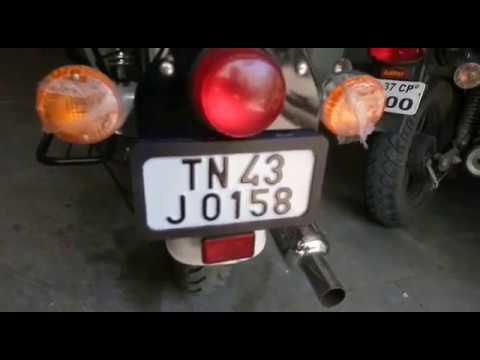
#> input picture saferide_backend/media/074d85b8-42ec-4d17-9b8e-9e51ae060243___hqdefault.jpg.jpeg, 480 x 360 px
$ python -i red_light_detection.py   (imports and definitions only)
#> lines starting #> are read from the running program, lines starting #| are printed output that depends on the picture; after the words box and inside, x2 and y2 are one past the last pixel; in counts of white or black regions, pixels touching at a corner belong together
#> further down, picture is the input picture: shape (360, 480, 3); mean B, G, R 49.1, 52.2, 62.6
# Red Light Detection Module
import numpy as np
import cv2
import pytesseract
import re
from collections import deque
from PIL import Image
import os
from django.conf import settings
import logging

logger = logging.getLogger(__name__)

pytesseract.pytesseract.tesseract_cmd = r"C:\Program Files\Tesseract-OCR\tesseract.exe"

# Load cascade classifier for license plate detection
# Try multiple paths to find the cascade file
# [5 lines that did not run here, left out]

license_plate_cascade = None
# [10 lines not run here, left out]


class RedLightDetector:
    def __init__(self):
        self.y_start_queue = deque(maxlen=10)
        self.y_end_queue = deque(maxlen=10)
        self.detected_plates = set()
        self.signal_state = "green"
        self.frame_count = 0
        self.red_signal_start = None

    # [13 lines left out: function update_signal_state, not called in this run]

    def detect_white_line(self, frame, slope1=-0.2, intercept1=920, slope2=-0.2, intercept2=770, slope3=-0.8, intercept3=2420):
        """
        Detect the stop line in the frame
        Returns: (processed_frame, mask_line, y_capture)
        """
#> called with slope1 = -0.2, intercept1 = 920, slope2 = -0.2, intercept2 = 770, slope3 = -0.8, intercept3 = 2420
        frame_org = frame.copy()

        def line1(x):
            return slope1 * x + intercept1

        def line2(x):
            return slope2 * x + intercept2

        def line3(y):
            return slope3 * y + intercept3

        height, width = frame.shape[:2]
#> height = 360; width = 480

        # Build masks for Hough line detection
        mask1 = frame.copy()
        for x in range(width):
            y_line = line1(x)
            mask1[int(max(0, min(height - 1, y_line))):, x] = 0

        mask2 = mask1.copy()
        for x in range(width):
            y_line = line2(x)
            mask2[:int(max(0, min(height - 1, y_line))), x] = 0
#> mask2: shape (360, 480, 3); every value is 0

        mask3 = mask2.copy()
        for y in range(height):
            x_line = line3(y)
            mask3[y, :int(max(0, min(width - 1, x_line)))] = 0

        gray = cv2.cvtColor(mask3, cv2.COLOR_BGR2GRAY)
#> gray: shape (360, 480); every value is 0
        blurred_gray = cv2.GaussianBlur(gray, (7, 7), 0)
        clahe = cv2.createCLAHE(clipLimit=2.0, tileGridSize=(8, 8))
        gray_clahe = clahe.apply(blurred_gray)
#> gray_clahe: shape (360, 480); every value is 3

        edges = cv2.Canny(gray_clahe, 30, 100)
        dilated_edges = cv2.dilate(edges, None, iterations=1)
        edges = cv2.erode(dilated_edges, None, iterations=1)

        lines = cv2.HoughLinesP(edges, 1, np.pi / 180, 100, minLineLength=160, maxLineGap=5)
#> lines = None

        x_start = 0
        x_end = width - 1
#> x_end = 479

        if lines is not None:
            for line in lines:
                x1, y1, x2, y2 = line[0]
                slope = (y2 - y1) / (x2 - x1 + np.finfo(float).eps)
                intercept = y1 - slope * x1
                y_start = int(slope * x_start + intercept)
                y_end = int(slope * x_end + intercept)
                self.y_start_queue.append(y_start)
                self.y_end_queue.append(y_end)

        avg_y_start = int(sum(self.y_start_queue) / len(self.y_start_queue)) if self.y_start_queue else height // 2
#> avg_y_start = 180
        avg_y_end = int(sum(self.y_end_queue) / len(self.y_end_queue)) if self.y_end_queue else height // 2
#> avg_y_end = 180

        # Create detection mask
        mask = np.zeros_like(frame)
        line_start_ratio = 0.32
        x_start_adj = x_start + int(line_start_ratio * (x_end - x_start))
#> x_start_adj = 153
        avg_y_start_adj = avg_y_start + int(line_start_ratio * (avg_y_end - avg_y_start))
#> avg_y_start_adj = 180
        cv2.line(mask, (x_start_adj, avg_y_start_adj), (x_end, avg_y_end), (255, 255, 255), 4)
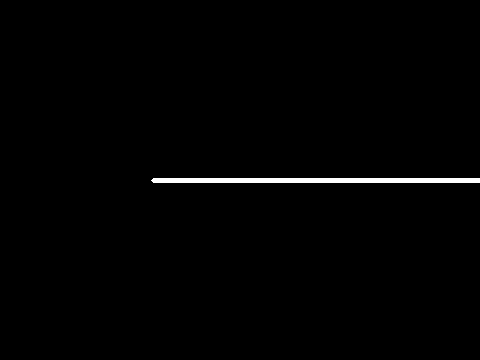
#> mask: shape (360, 480, 3); 0.95% white; 1 white region, box (x1, y1, x2, y2) and area: (151, 178, 480, 183) 1639

        for channel_index in range(3):
            frame[mask[:, :, channel_index] == 255, channel_index] = 255

        # Compute average slope/intercept for capture line
        slope_avg = (avg_y_end - avg_y_start) / (x_end - x_start + np.finfo(float).eps)
#> slope_avg = 0
        intercept_avg = avg_y_start - slope_avg * x_start
#> intercept_avg = 180

        # Move line slightly above bottom
        uplift_offset = 50
        mask_line = np.copy(frame_org)
        for x in range(width):
            y_line = slope_avg * x + intercept_avg - uplift_offset
            y_clip = int(max(0, min(height - 1, y_line)))
            mask_line[:y_clip, x] = 0
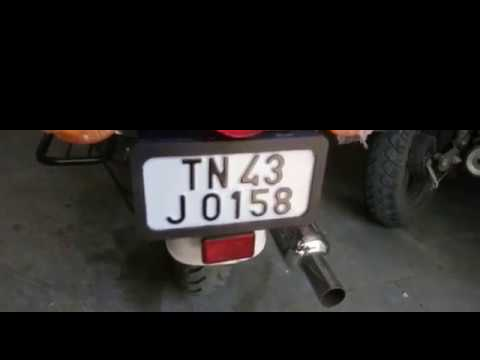
#> mask_line: shape (360, 480, 3); mean B, G, R 36.5, 37.8, 39.6

        y_capture = int((slope_avg * (width // 2) + intercept_avg) - uplift_offset)
#> y_capture = 130

        # Draw detection zone
        y_start_line = max(0, int(intercept_avg - uplift_offset))
#> y_start_line = 130
        y_end_line = max(0, int(slope_avg * (width - 1) + intercept_avg - uplift_offset))
#> y_end_line = 130
        cv2.line(frame, (0, y_start_line), (width - 1, y_end_line), (0, 255, 255), 2)

        zone_h = 300
        y1_zone = max(0, y_capture)
#> y1_zone = 130
        y2_zone = min(height - 1, y_capture + zone_h)
#> y2_zone = 359
        cv2.rectangle(frame, (0, y1_zone), (width - 1, y2_zone), (255, 0, 0), 2)
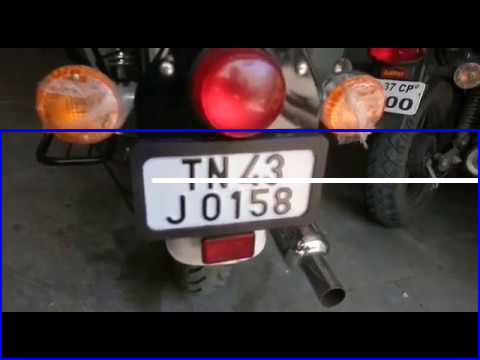
#> frame: shape (360, 480, 3); mean B, G, R 54.7, 53, 63

        return frame, mask_line, y_capture

    # [113 lines left out: functions extract_license_plate, apply_ocr_to_image, is_valid_indian_plate, detect_frame, not called in this run]

>>> import cv2
>>> picture = cv2.imread('../media/074d85b8-42ec-4d17-9b8e-9e51ae060243___hqdefault.jpg.jpeg')
>>> result = RedLightDetector().detect_white_line(picture)

$ run again, on saferide_backend/media/no_helmet.jpeg
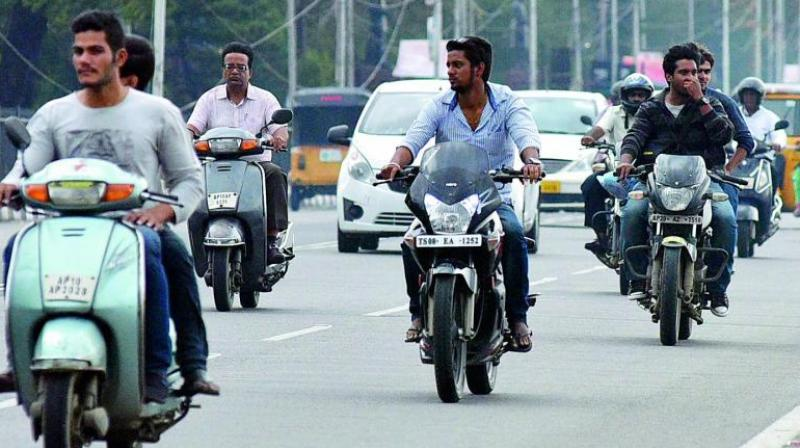
#> input picture saferide_backend/media/no_helmet.jpeg, 800 x 448 px
#> picture is the input picture: shape (448, 800, 3); mean B, G, R 147.9, 141.7, 127.1
#> after the loop in detect_white_line, `for x in range(width):`:
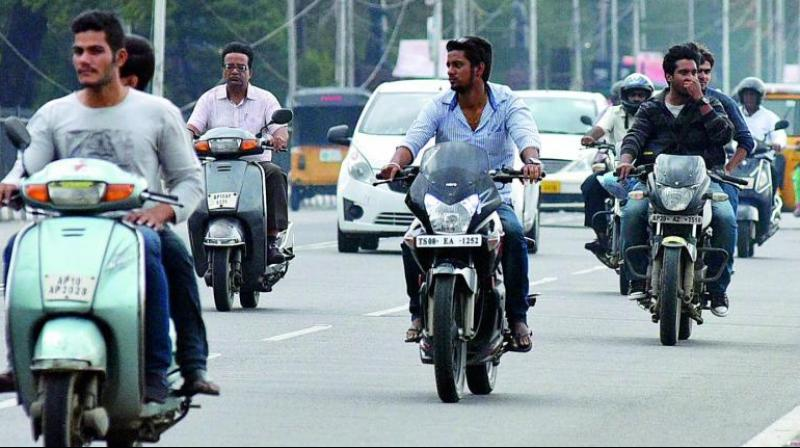
#> mask1: shape (448, 800, 3); 0.22% of pixels changed, all inside (x1, y1, x2, y2) = (0, 447, 800, 448)
#> gray: shape (448, 800); every value is 0
#> gray_clahe: shape (448, 800); every value is 3
#> lines = None
#> mask: shape (448, 800, 3); 0.76% white; 1 white region, box (x1, y1, x2, y2) and area: (253, 222, 800, 227) 2729
#> in detect_white_line, `cv2.rectangle(frame, (0, y1_zone), (width - 1, y2_zone), (255, 0, 0), 2)`:
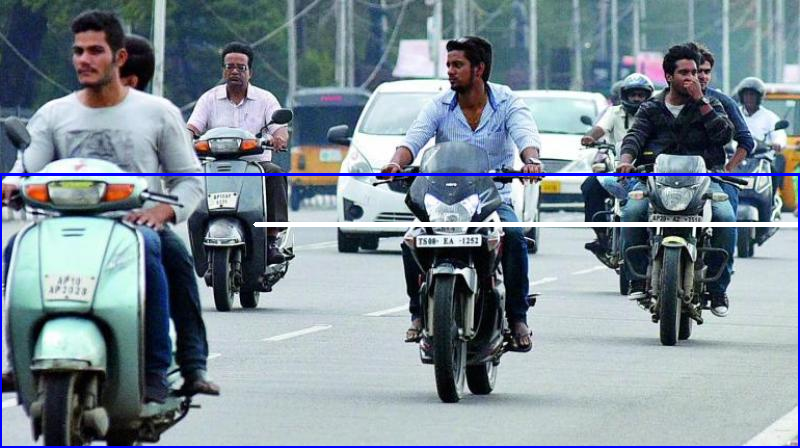
#> frame: shape (448, 800, 3); mean B, G, R 150, 140.3, 126
